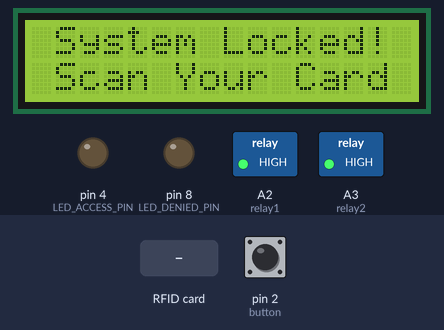
This sketch was run on a simulated Arduino Uno, built with avr-gcc and run on an emulated ATmega328P. On the bench: 16×2 character LCD, switched loads named in the sketch (green lamp = pin HIGH), output pins drawn as LEDs (lit = HIGH). Inputs (shaded band) come from the test bench; at power-on: pin 2 (button) LOW. Pins used as bus, display or sensor lines are not drawn; what the sketch prints to the serial monitor is not drawn.

Above: at 4.3 s.
4.4 s: RFID card 5E 7A 19 C4 held to the reader
At 5.4 s:
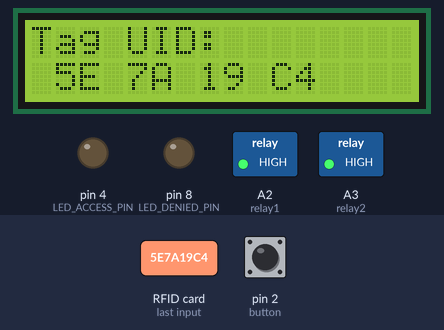
5.9 s: pin 2 (button) pulled HIGH for 3.2 s
At 8.4 s:
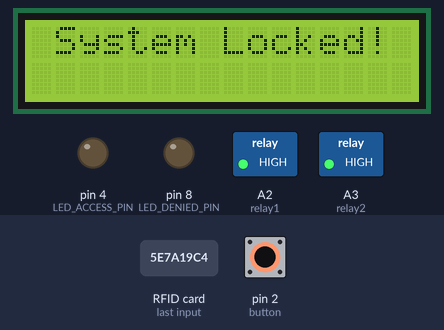
10.6 s: RFID card 5E 7A 19 C4 held to the reader
At 11.6 s:
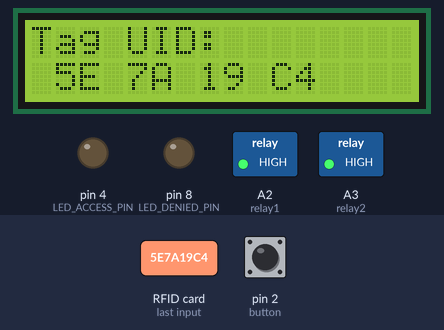
13.6 s: pin 2 (button) pulled HIGH for 0.15 s
At 14.5 s:
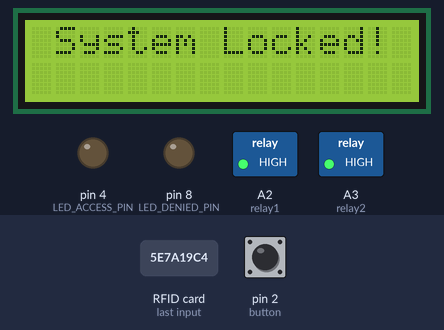
15.2 s: RFID card 5E 7A 19 C4 held to the reader
At 16.5 s:
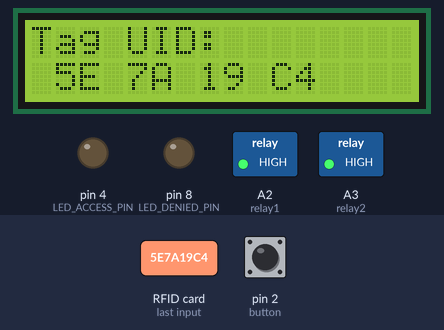
18.2 s: pin 2 (button) pulled HIGH for 1 s
At 19.4 s:
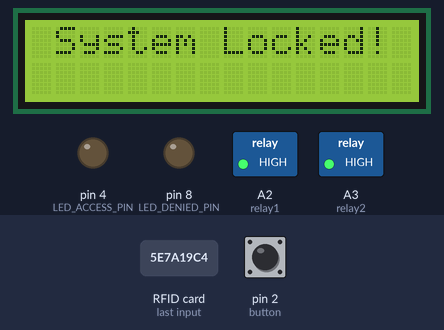
Timing chart, 0 to 21.2 s (numbered marks = the images above; inputs shaded):
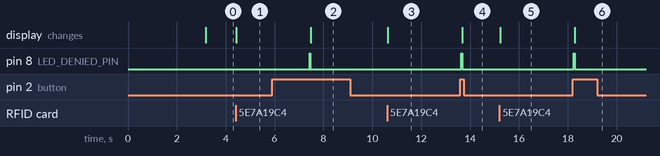

The sketch:

RFID_AKSES_BY_RAYOCTA303.ino
```cpp
/*CODING INI DIBUAT OLEH RAYOCTA303*/
/*Facebook : www.facebook.com/rayocta303 */
/*E-mail : OctaZoneID@gmail.com*/
/*INDONESIAN CODER*/
#include <SPI.h>
#include <MFRC522.h>
#include <Wire.h>
#include <LiquidCrystal_I2C.h>

#define SS_PIN 10
#define RST_PIN 9

#define LED_DENIED_PIN 8  //LED INDIKATOR AKSES DITOLAK PIN D8
#define LED_ACCESS_PIN 4//LED INDIKATOR AKSES DITERIMA PIN D4
#define relay1 A2 //RELAY1 ANALOG2
#define relay2 A3//RELAY ANALOG3
#define alarm 7//BUZZER AKSES DITOLAK D7
LiquidCrystal_I2C lcd(0x27, 16, 2);//SETTING ALAMAT/ADDRESS LiquidCrystal_I2C
MFRC522 mfrc522(SS_PIN, RST_PIN); // Instance of the class
int button  = 2;// TOMBOL RESET D2
int code[] = {47,181,32,107,209}; //SETTING UID/RFID DISINI (Unlock Card)
int codeRead = 0;
String uidString;
/*CODING INI DIBUAT OLEH RAYOCTA303*/
/*Facebook : www.facebook.com/rayocta303 */
/*E-mail : OctaZoneID@gmail.com*/
/*INDONESIAN CODER*/
void setup() {
   Serial.begin(9600);
   SPI.begin();       // Init SPI bus
   mfrc522.PCD_Init(); // Init MFRC522
   Serial.println("Arduino RFID reading UID");
   pinMode(button, INPUT);
   pinMode(relay1, OUTPUT);
   pinMode(relay2, OUTPUT);
   pinMode( LED_DENIED_PIN , OUTPUT);
   pinMode( LED_ACCESS_PIN , OUTPUT);
              digitalWrite(relay1, HIGH);
              digitalWrite(relay2, HIGH);
   lcd.begin();
  // Melampilkan Pesan/Text Pada LCD.
  //BAGIAN INTRO :v
  lcd.backlight();
  lcd.setCursor(0,0);
  lcd.print(" System Locked!");
  lcd.setCursor(0,1);
  lcd.print(" Dev.RayOcta303");
  delay(3000);
  lcd.clear();
  lcd.setCursor(0,0);
  lcd.print(" System Locked!");
  lcd.setCursor(0,1);
  lcd.print(" Scan Your Card");
}
void loop() {
/*CODING INI DIBUAT OLEH RAYOCTA303*/
/*Facebook : www.facebook.com/rayocta303 */
/*E-mail : OctaZoneID@gmail.com*/
/*INDONESIAN CODER*/
if ( mfrc522.PICC_IsNewCardPresent())
    {
        if ( mfrc522.PICC_ReadCardSerial())
        {
           lcd.clear();
           Serial.print("Tag UID:");
           lcd.setCursor(0,0);
           lcd.print("Tag UID:");
           lcd.setCursor(0,1);
           for (byte i = 0; i < mfrc522.uid.size; i++) {
                  Serial.print(mfrc522.uid.uidByte[i] < 0x10 ? " 0" : " ");
                  Serial.print(mfrc522.uid.uidByte[i], HEX);

                  lcd.print(mfrc522.uid.uidByte[i] < 0x10 ? " 0" : " ");
                  lcd.print(mfrc522.uid.uidByte[i], HEX);
                //  lcd.print(" ");
            }

            Serial.println();

            int i = 0;
            boolean match = true;
            while(i<mfrc522.uid.size)
            {

               if(!(int(mfrc522.uid.uidByte[i]) == int(code[i])))
               {
                  match = false;
               }
              i++;
            }

            delay(3000);
           lcd.clear();
           lcd.setCursor(0,0);
           /*CODING INI DIBUAT OLEH RAYOCTA303*/
           /*Facebook : www.facebook.com/rayocta303 */
           /*E-mail : OctaZoneID@gmail.com*/
           /*INDONESIAN CODER*/

           if(match)
           {
              digitalWrite( LED_ACCESS_PIN , HIGH);//INDIKATOR LED HIJAU MENYALA
              digitalWrite(relay1, LOW);//RELAY 1 MENYALA
              digitalWrite(relay2, LOW);//RELAY 2 MENYALA
              lcd.print("    Welcome!");//PESAN/TEXT PADA LCD
              lcd.setCursor(0,1);
              lcd.print("   RayOcta303");//GANTI NAMA ATAU LINK BOKEP :v

           }else{
              digitalWrite( LED_DENIED_PIN , HIGH);//INDIKATOR LED MERAH MENYALA
              digitalWrite(alarm, HIGH);//BUZZER MENYALA
              lcd.print("Access denied!");//MENAMPILKAN PESAN -_-
              lcd.setCursor(0,1);
              lcd.print("Bapak Kau Hacker");// CAPEK NGETIK GUA GAN -___-
    digitalWrite( LED_ACCESS_PIN , LOW);
    digitalWrite( LED_DENIED_PIN , LOW);
    digitalWrite( relay1 , HIGH);
    digitalWrite( relay2 , HIGH);
             Serial.println("\nUnknown Card");
           }

             Serial.println("============================");

             mfrc522.PICC_HaltA();

             if (digitalRead(button) == HIGH)// JIKA BUTTON DITEKAN AKAN MENGUNCI
             reset_state();
        }
}
}
void reset_state()
{
    lcd.clear();
    lcd.setCursor(0,0);
    lcd.print(" System Locked!");

    digitalWrite( LED_ACCESS_PIN , LOW);
    digitalWrite( LED_DENIED_PIN , LOW);
    digitalWrite( relay1 , HIGH);
    digitalWrite( relay2 , HIGH);
}
/*THANKS TO RAYOCTA303 - OCTAZONE - INFINITYZONE*/
```

Measured:
- after the input at 4.4 s, the display: changes at once (image 1)
- after the input at 5.9 s, the display: changes after 1.6 s (image 2)
- after the input at 10.6 s, the display: changes at once (image 3)
- after the input at 13.6 s, the display: changes after 0.09 s (image 4)
- after the input at 15.2 s, the display: changes at once (image 5)
- after the input at 18.2 s, the display: changes after 0.09 s (image 6)
